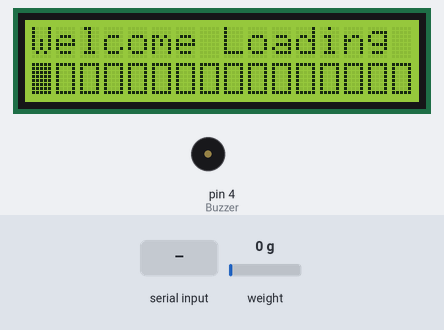
The sketch below on a simulated Arduino Uno, built with avr-gcc and run on an emulated ATmega328P. Shown: 16×2 character LCD, buzzer (waves = sounding). The test bench sets the inputs (shaded band); at power-on: weight on the scale 0 g. What the sketch prints to the serial monitor is not drawn.

Above: at 2.2 s.
2.3 s: "A\n" received over the second serial link
At 2.3 s:
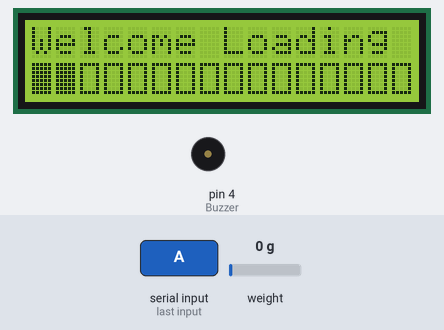
5.9 s: weight on the scale set to 3750 g
At 6.6 s:
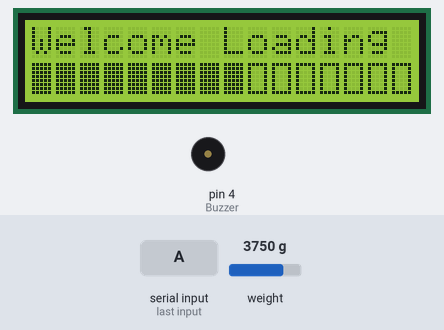
9.3 s: weight on the scale set to 100 g
At 10.7 s:
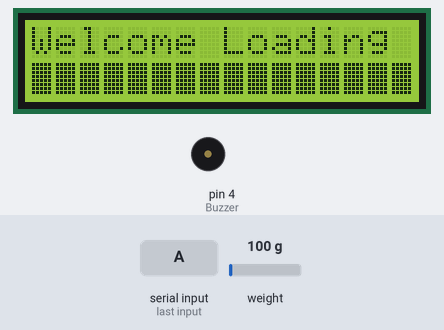
12.8 s: weight on the scale set to 4900 g
At 13.15 s:
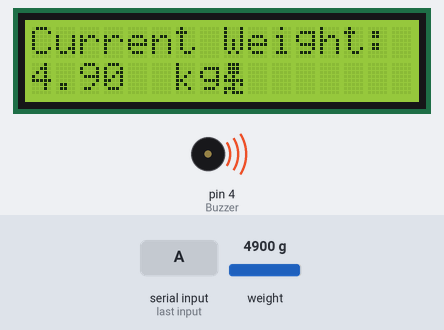
15.0 s: "W\n" received over the second serial link
16.5 s: "1\n" received over the second serial link
Timing chart, 0 to 19.0 s (numbered marks = the images above; inputs shaded):
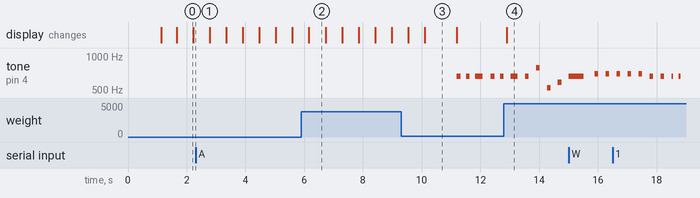

Measured:
- after the input at 12.8 s, the display: changes after 0.10 s (image 4)
- by itself, tone on pin 4 (Buzzer): plays 659 Hz for 0.13 s, 659 Hz for 0.13 s, 659 Hz for 0.25 s, 659 Hz for 0.13 s, 659 Hz for 0.13 s
- what the display in image 0 shows lasts 0.5 s, from 1.7 s to 2.2 s
- what the display in image 3 shows lasts 1.1 s, from 10.1 s to 11.2 s

The sketch:

test1.ino
```cpp
#include <HX711.h>
#include <Wire.h>
#include <LiquidCrystal_I2C.h>
#include <SoftwareSerial.h>
#include <pitches.h>

#define BT_RXD				  2
#define BT_TXD				  3
#define Buzzer				  4
#define LOADCELL_DOUT_PIN	  5
#define LOADCELL_SCK_PIN	  6

#define LCD_Address			  0x27
#define BT_BUFFER_SIZE		  128

#define SEC					  1000
#define SECS(x)				  (SEC * x)

#define ROAD_CELL_CALIBRATION -23000	// 로드셀 캘리브레이션
#define LCD_ON_WEIGHT		  10.0		// 사람 올라갔을때 LCD 화면 켜지는 임계값 무게, 단위 kg
#define LCD_OFF_WEIGHT		  3.0		// 사람 내려갔을때 LCD 화면 꺼지는 임계값 무게, 단위 kg
#define WELCOME_SCREEN_DELAY  SECS(10)	// 부팅하고 웰컴스크린 표시시간, 단위 ms
#define WELCOME_MESSAGE_DELAY 200		// 부팅 메시지 표시시간, 단위 ms
#define MAIN_LOOP_INTERVAL	  1			// 메인 무한루프문 반복시간, 단위 ms
#define LCD_OFF_TIME		  SECS(3)	// 사람 내려가고 LCD가 꺼질 때까지의 시간, 단위 ms
#define ALARM_OFF_WEIGHT	  10.0		// 알람 활성화 시 알람 해제하기 위해서 넘겨야 하는 무게 임계값. 단위 kg

// 징글징글한년 멜로디와 음길이
const int melody[]																		= {NOTE_E5, NOTE_E5, NOTE_E5, NOTE_E5, NOTE_E5, NOTE_E5, NOTE_E5, NOTE_G5, NOTE_C5, NOTE_D5, NOTE_E5, NOTE_F5, NOTE_F5, NOTE_F5, NOTE_F5, NOTE_F5, NOTE_E5, NOTE_E5, NOTE_E5, NOTE_E5, NOTE_E5, NOTE_D5, NOTE_D5, NOTE_E5, NOTE_D5, NOTE_G5};
const int MusicDuration[]																= {8, 8, 4, 8, 8, 4, 8, 8, 8, 8, 2, 8, 8, 8, 8, 8, 8, 8, 16, 16, 8, 8, 8, 8, 4, 4};
float	  MusicDurationCalc[(int)sizeof(MusicDuration) / (int)sizeof(MusicDuration[0])] = {0};
float	  AFKMusicDuration[(int)sizeof(MusicDuration) / (int)sizeof(MusicDuration[0])]	= {0};

// 현재 기기 상태 명세
struct MachineState {
	bool FirstBootEn;  // 첫 부팅 여부
	bool AlarmActive;  // 알람 활성화 여부
					   // bool DisplayActive;	 // 현재 디스플레이 활성화 여부
};

// 현재 기기 상태
MachineState State = {
	true,  // FirstBootEn
	false  // AlarmActive active
};

// 타이머 명세
struct Timer {
	unsigned long LoopTmr;			  // 메인 무한루프문 반복타이머
	unsigned long LcdOffTmr;		  // LCD 화면 꺼지는 타이머
	unsigned long LcdWelcomeLoading;  // LCD 웰컴스크린 왼쪽으로 한칸씩 이동 간격
	unsigned long LcdWelcomeTmr;	  // LCD 웰컴스크린 타이머
	unsigned long AlarmOffTmr;		  // 알람 울려서 무게 올라갔을때 알람 꺼지기까지 타이머
	unsigned long MusicDelayTmr;	  // 음악 음 간 간격 타이머.
};

// 커스텀 글자1 (8개까지 가능)
byte Custom1[8] = {
	B01110,
	B01110,
	B01110,
	B10100,
	B11111,
	B00101,
	B11100,
	B10111,
};

// 커스텀글자2
byte Custom2[8] = {
	B11111,
	B11111,
	B11111,
	B11111,
	B11111,
	B11111,
	B11111,
	B11111,
};

// 커스텀글자3
byte Custom3[8] = {
	B11111,
	B10001,
	B10001,
	B10001,
	B10001,
	B10001,
	B10001,
	B11111,
};
// 현재 타이머
Timer			  Timer = {0, 0, 0, 0, 0, 0};
SoftwareSerial	  bluetooth(BT_RXD, BT_TXD);  // 블루투스 객체.
LiquidCrystal_I2C lcd(LCD_Address, 16, 2);	  // lcd 객체 선언, 가로 16칸, 세로 2칸
HX711			  Weight;					  // 로드셀 앰프 객체.

void Main_Function(void);

double RawWeight = 0;  // 로드셀 출력 생 무게

void setup() {
	// serial
	Serial.begin(115200);  // 이건 디버깅 전용 아두이노 내부 시리얼

	// pinmode
	pinMode(Buzzer, OUTPUT);

	// 블루투스
	bluetooth.begin(9600);	// 블루투스는 보드레이트 9600

	// lcd
	lcd.begin();				 // LCD 사용 시작
	lcd.backlight();			 // 백라이트 켜기
	lcd.setCursor(0, 0);		 // 커서 초기화

	lcd.createChar(1, Custom1);	 // 커스텀 글자 1번을 생성 후 LCD에 등록(8개까지 가능)
	lcd.createChar(2, Custom2);	 // 커스텀 글자 2번을 생성 후 LCD에 등록(8개까지 가능)
	lcd.createChar(3, Custom3);	 // 커스텀 글자 3번을 생성 후 LCD에 등록(8개까지 가능)

	// 로드셀
	Weight.begin(LOADCELL_DOUT_PIN, LOADCELL_SCK_PIN);	// 로드셀 객체 만든다
	Weight.set_scale(ROAD_CELL_CALIBRATION);			// 캘리브레이션 시작.
	Weight.tare();										// 부팅시 영점 잡음.

	for (int i = 0; i < ((int)sizeof(MusicDuration) / (int)sizeof(MusicDuration[0])); i++) {
		MusicDurationCalc[i] = SEC / MusicDuration[i];
		AFKMusicDuration[i]	 = MusicDurationCalc[i] * 1.30;
	}
}

void loop() { Main_Function(); }

// early return 쓰기위해 루프함수 따로만듬
void Main_Function(void) {
	// 1ms 마다 루프실행
	if (millis() - Timer.LoopTmr <= MAIN_LOOP_INTERVAL) return;
	Timer.LoopTmr = millis();

	// 첫번째 부팅이면 웰컴화면, 로드셀 캘리브레이션 실행
	if (State.FirstBootEn) {
		First_Boot_Sequence();	// 5초동안 실행됨
		return;					// 웰컴화면 보고 종료됨
	}

	Communication_Func();			  // 블루투스, 시리얼 통신

	Get_Weight();					  // 로드셀 무게측정
	Handle_Display();				  // 디스플레이 관리

	if (State.AlarmActive) {		  // 알람 비트 활성화되면.
		Handle_Alarm_Disable_Func();  // 사용자 무게 확인 및 무게로 인한 알람 비활성화 시 블루투스로 D 보냄.
	}

	Play_Music();  // 음악 재생.
}

// 사용자 무게 확인 및 무게로 인한 알람 비활성화 시 블루투스로 D 보냄.
void Handle_Alarm_Disable_Func(void) {
	if (RawWeight > ALARM_OFF_WEIGHT) {				   // 현재 체중이 임계값 무게 넘으면
		if (millis() - Timer.AlarmOffTmr > SECS(3)) {  // 3초 이상 유지되면
			State.AlarmActive = false;				   // 알람 비트 해제
			bluetooth.println("D");					   // 블루투스로 알람 비트 해제 전송
													   // Serial.println("무게로 알람 비활성화시키고 알람해제 비트 전송함");
		}
	} else {
		Timer.AlarmOffTmr = millis();  // 3초 타이머 초기화.
	}
}

// LCD 디스플레이 관리
void Handle_Display(void) {
	if (RawWeight > LCD_ON_WEIGHT) {					  // 디스플레이 비활성화 되어있는데 10키로 이상 감지되면
		Activate_Display();								  // 디스플레이 활성화.
		Print_Weight();									  // 무게 출력
		Timer.LcdOffTmr = millis();
	} else if (RawWeight < LCD_OFF_WEIGHT) {			  // 지금 무게가 디스플레이 꺼짐 무게보다 낮으면
		if (millis() - Timer.LcdOffTmr > LCD_OFF_TIME) {  // 무게가 3키로보다 낮은상태로 3초 이상 유지되면
			Deactivate_Display();						  // 화면 끄기
		} else {
			Print_Weight();
			Activate_Display();
		}
	} else {
		Activate_Display();
		Print_Weight();
		Timer.LcdOffTmr = millis();
	}
}

// 디스플레이 활성화
void Activate_Display() {
	if (!lcd.getBacklight()) {
		lcd.backlight();  // 백라이트 켬
	}
}

// 화면 끄기
void Deactivate_Display() {
	lcd.setCursor(0, 0);  // 커서 초기화
	lcd.clear();		  // 글자 지움
	lcd.noBacklight();	  // 백라이트 끔
}

// 무게 출력
void Print_Weight(void) {
	lcd.setCursor(0, 0);  // 첫번째줄
	lcd.print("Current Weight: ");

	lcd.setCursor(0, 1);  // 두번째줄
	lcd.print(RawWeight);
	lcd.setCursor(6, 1);  // 두번째줄
	lcd.print("kg");
	lcd.write(byte(1));
}

// 블루투스, 시리얼 통신
void Communication_Func(void) {
	// if (Serial.available()) {  // 시리얼 처리
	// 						   // bluetooth.write(Serial.read());
	// }

	if (!bluetooth.available()) {
		return;
	}

	char c = bluetooth.read();
	if (c == '\n') return;	// 엔터는 무시

	switch (c) {
		case 'W':  // 무게요청
			bluetooth.println(RawWeight);
			Serial.println("무게 요청 받아서 보냄");
			break;
		case 'A':						// 알람 활성화 요청 받으면
			State.AlarmActive = true;	// 알람 비트 활성화.
			Serial.println("알람 활성화 요청 받음");
			bluetooth.println("A");		// 답장.
			break;
		default:						// 다른거 받았을때
			Serial.println("쓰레기값전달됨");
			bluetooth.println("Shit");	// 답장.
			break;
	}
}

// 무게 가져옴
bool Get_Weight() {
	if (Weight.is_ready()) {
		RawWeight = Weight.get_units();
		// Serial.println(RawWeight);
		return true;
	}
	return false;
}

// 첫 부팅시 웰컴화면 출력 및 로드셀 캘리브레이션 여유 시간 준다
void First_Boot_Sequence(void) {
	static bool		   firstBoot	  = false;
	static int		   LcdCursor	  = 0;
	static const float ProgressTiming = (WELCOME_SCREEN_DELAY >> 4) - ((WELCOME_SCREEN_DELAY >> 4) * 0.1);	// 웰컴스크린 시간 / 16칸 - ((웰컴스크린 시간/16칸) * 10%) //여기ㅋㅋ

	// 이 함수 처음 들어왔을때만 실행
	if (!firstBoot) {
		Timer.LcdWelcomeTmr = Timer.LcdWelcomeLoading = millis();
		firstBoot									  = true;

		Serial.println("첫 부팅 실행됨");

		lcd.setCursor(0, 0);
		lcd.print("Welcome Loading");

		lcd.setCursor(0, 1);
		// 셋커서 한칸식 옮기고 write로 커스텀 빈칸 쓰기
		for (char i = 0; i < 16; i++) {
			lcd.setCursor(i, 1);
			lcd.write(byte(3));
		}
	}

	if (millis() - Timer.LcdWelcomeLoading > ProgressTiming) {	// 한칸씩 로딩바 나옴
		Timer.LcdWelcomeLoading = millis();
		lcd.setCursor(LcdCursor++, 1);
		lcd.write(byte(2));	 // 커스텀글자 커서 값 가져와서 출력
							 // lcd.print("0");
	}

	if (millis() - Timer.LcdWelcomeTmr > WELCOME_SCREEN_DELAY) {  // 웰컴스크린 5초 지나면
		State.FirstBootEn = false;								  // 웰컴스크린 실행 비트 해제
	}
}

// 징글벨 때리는 함수 (State.MusicActive의 상태 여부에 따라 음악 재생 여부가 갈림)
void Play_Music(void) {
	static const int size		   = sizeof(MusicDuration) / sizeof(int);  // 음악 전체 길이
	static int		 currentNote   = 0;									   // 현재 음 순서
	static bool		 isNotePlaying = false;								   // 지금 음 재생중인지 잠깐 쉬는박자인지

	if (!State.AlarmActive) {											   // 알람 비트가 비활성화되어있으면
		currentNote	  = 0;												   // 음악 재생되던 음 순서 0으로 되감기
		isNotePlaying = false;											   // 음 재생부터 시작하도록(쉬는 박자부터 시작하지 않도록)
		noTone(Buzzer);													   // 음 안나게
		return;															   // 종료
	}

	if (isNotePlaying) {  // 잠깐 쉬는 박자 타이밍이면
		// if (millis() - Timer.MusicDelayTmr > (SEC / MusicDuration[currentNote]) * 1.30) {  // 해당 박자 길이만큼 계산해서
		if (millis() - Timer.MusicDelayTmr > (AFKMusicDuration[currentNote])) {
			noTone(Buzzer);							   // 잠깐 소리 안내고 쉬기
			isNotePlaying = false;					   // 지금 소리 안낸다고 표시
			currentNote	  = (currentNote + 1) % size;  // 음악 재생 끝나면 자동 되감기(무한 반복 재생)
		}
	} else {										   // 지금 소리내야될 타이밍이면
		// tone(Buzzer, melody[currentNote], SEC / MusicDuration[currentNote]);			   // 악보길이만큼 소리냄
		tone(Buzzer, melody[currentNote], MusicDurationCalc[currentNote]);
		Timer.MusicDelayTmr = millis();	 // 음 쉬는 타이밍 타이머 초기화.
		isNotePlaying		= true;		 // 지금 소리 내고있다고 표시.
	}
}
```
